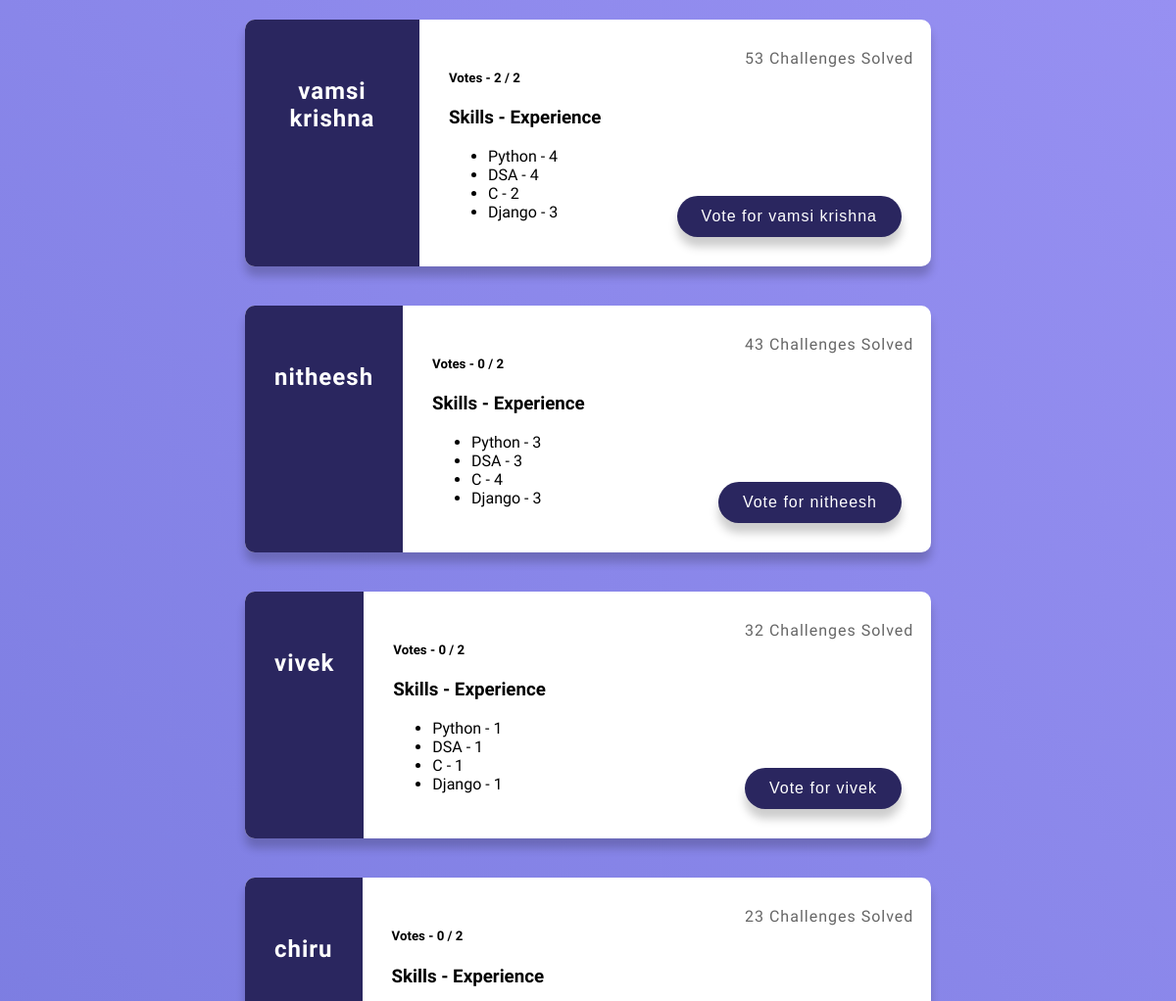
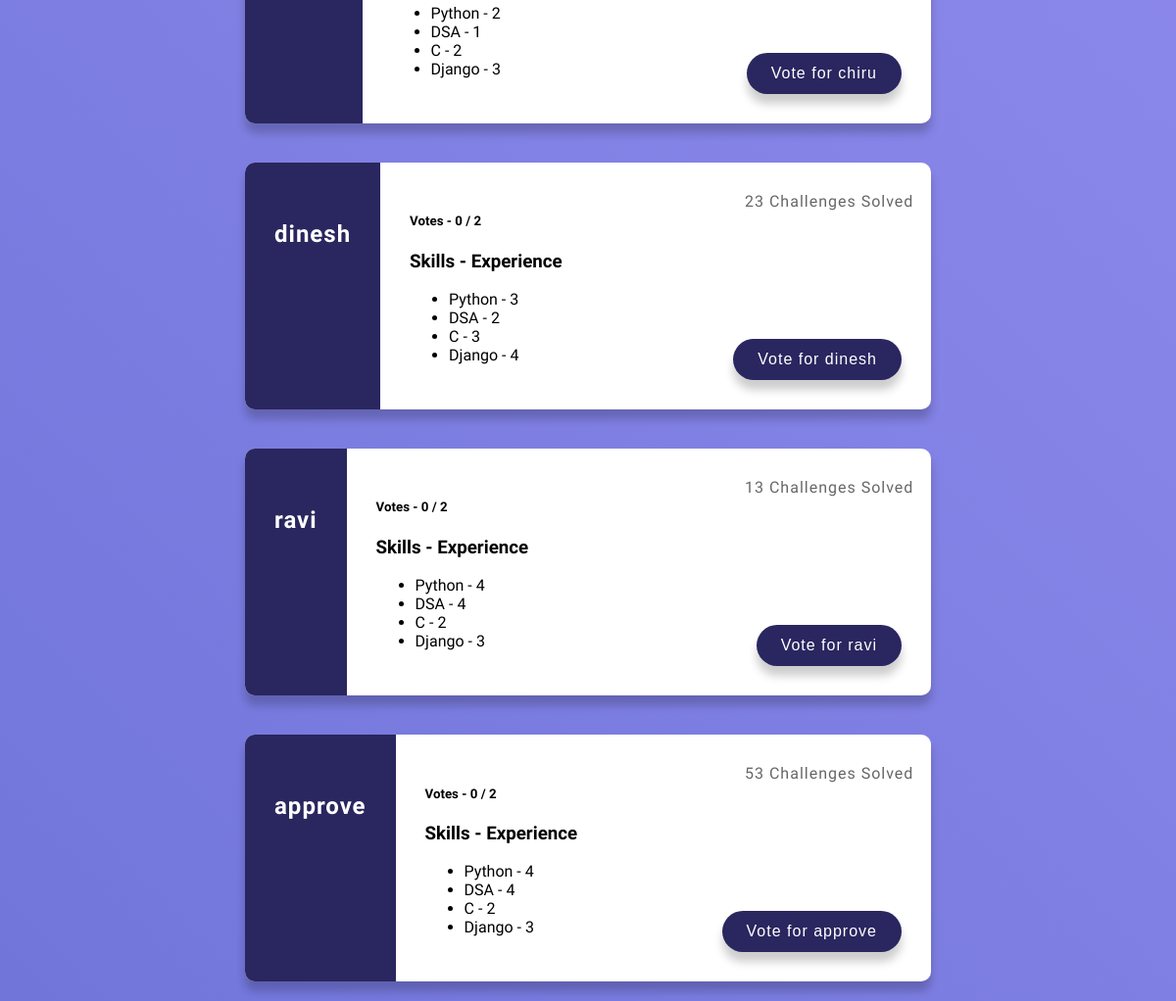
The app's page /app/ (signed in) with its own data (2 pictures, top to bottom).
### api/models.py (models this page shows, shortened)
class hackers(models.Model):
    level_choice = (
        (1,'1 - Low'),
        (2,'2 - Normal'),
        (3,'3 - Meium'),
        (4,'4 - High'),
        (5,'5 - Expert'),
    )
    name = models.CharField(max_length=30, null=False)
    password = models.CharField(max_length=30,default='pass@123', null=False)
    challenges = models.IntegerField(null=True)
    expert_python = models.IntegerField(choices=level_choice,null=True)
    expert_dsa = models.IntegerField(choices=level_choice,null=True)
    expert_c = models.IntegerField(choices=level_choice,null=True)
    expert_django = models.IntegerField(choices=level_choice,null=True)

### app/views.py (the view, shortened to what this page needs)
# urls.py: path('',views.homeview,name='home'),
def homeview(request):
    if(auth_chec(request)):
        voted = votes.objects.filter(who_voted=request.session['id']).first()
        context = {}
        if(voted):
            context['is_voted'] = True
            context['voted'] = voted.candidate.id
        else:
            context['is_voted'] = False
        context["message"] = False
        candidates = hackers.objects.all()
        indi_votes = {}
        for candi in candidates:
            candi_votes = votes.objects.filter(candidate = candi)
            indi_votes[candi.id] = str(len(candi_votes))
        context['indi_votes'] = indi_votes
        context['total_votes'] = len(votes.objects.all())
        context['candidates'] = candidates
        return render(request, "home.html",context)
    else:
        return redirect(loginview)

### app/views.py (called while the page is built)
def auth_chec(request):
    try:
        if request.session['id']:
            return True
        else:
            return False
    except:
        return False

### templates/home.html (shortened to what this page needs)
<!DOCTYPE html>
{% load static %}
<html lang="en">
<head>
    <link rel="stylesheet" href="{% static 'home.css' %}">
</head>
<body>
    {% for c in candidates %}
        <div class="hackers-container">
            <div class="hacker">
                <div class="hacker-preview">
                    <h2>{{ c.name }}</h2>
                </div>
                <div class="hacker-info">
                    <div class="challenges-container">
                        <span class="challenge-text">
                            {{ c.challenges }} Challenges Solved
                        </span>
                    </div>
                    <h5>Votes -
                       {% for ind, val in indi_votes.items %}
                            {% if ind == c.id %}
                                {{ val }}
                            {% endif %}
                       {% endfor %}
                       / {{ total_votes }}
                    </h5>
                    <h3>Skills - Experience</h3>
                    <ul>
                        <li>Python - {{c.expert_python}}</li>
                        <li>DSA - {{c.expert_dsa}}</li>
                        <li>C - {{c.expert_c}}</li>
                        <li>Django - {{c.expert_django}}</li>
                    </ul>
                    {% if is_voted %}
                        {% if voted == c.id %}
                            <button class="btn vote-green" type="submit">Voted for {{ c.name }}</button>
                        {% else %}
                            <button class="btn vote-red" type="submit" disabled>Voting Limit Reached</button>
                        {% endif %}
                    {% else %}
                        <form method="POST">
                            <button class="btn" type="submit">Vote for {{ c.name }}</button>
                        </form>
                    {% endif %}
                </div>
            </div>
        </div>
    {% endfor %}
</body>
</html>

### static/home.css (style rules this page uses)
* { box-sizing: border-box; }
body { background-image: linear-gradient(45deg, #7175da, #9790F2); font-family: 'Muli', sans-serif; display: flex; align-items: center; justify-content: center; flex-direction: column; min-height: 100vh; margin: 0; }
.hacker { background-color: #fff; border-radius: 10px; box-shadow: 0 10px 10px rgba(0, 0, 0, 0.2); display: flex; max-width: 100%; margin: 20px; overflow: hidden; width: 700px; }
.hacker h2 { letter-spacing: 1px; margin: 10px 0; text-align: center; }
.hacker-preview { background-color: #2A265F; color: #fff; padding: 30px; max-width: 250px; }
.hacker-info { padding: 30px; position: relative; width: 100%; }
.challenges-container { position: absolute; margin-right: 10px; top: 30px; right: 30px; text-align: right; width: 150px; }
.challenge-text { white-space: nowrap; font-size: 16px; opacity: 0.6; letter-spacing: 1px; }
.btn { background-color: #2A265F; border: 0; border-radius: 50px; box-shadow: 0 10px 10px rgba(0, 0, 0, 0.2); color: #fff; font-size: 16px; padding: 12px 25px; position: absolute; bottom: 30px; right: 30px; letter-spacing: 1px; }

### records on screen
hackers: name "vamsi krishna", challenges "53", indi_votes "2", expert_c "2", expert_python "4", expert_dsa "4", expert_django "3"
hackers: name "nitheesh", challenges "43", indi_votes "0", id "2", expert_python "3", expert_dsa "3", expert_c "4", expert_django "3"
hackers: name "vivek", challenges "32", indi_votes "0", total_votes "2", expert_python "1", expert_dsa "1", expert_c "1", expert_django "1"
hackers: name "chiru", challenges "23", indi_votes "0", total_votes "2", expert_python "2", expert_dsa "1", expert_c "2", expert_django "3"
hackers: name "dinesh", challenges "23", indi_votes "0", expert_dsa "2", expert_python "3", expert_c "3", expert_django "4"
hackers: name "ravi", challenges "13", indi_votes "0", expert_c "2", expert_python "4", expert_dsa "4", expert_django "3"
hackers: name "approve", challenges "53", indi_votes "0", expert_c "2", expert_python "4", expert_dsa "4", expert_django "3"
